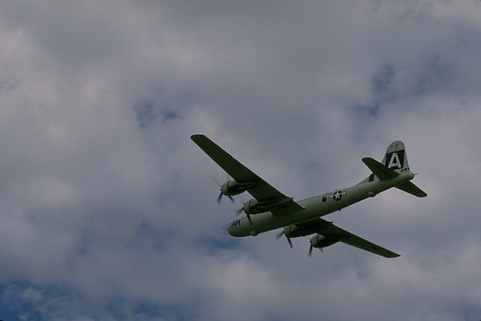
#> input picture data/BSDS300/BSDS300-images/images/test/3096.jpg, 481 x 321 px, found by its file name
$ python watershed.py
#> lines starting #> are read from the running program, lines starting #| are printed output that depends on the picture
import numpy as np
import cv2
import heapq
from pathlib import Path
import matplotlib.pyplot as plt
from typing import Optional, Union


class WatershedSegmentation:
    """Implementation of watershed segmentation algorithm."""

    def __init__(self, output_path: str = "results", min_region_size: int = 100):
        """
        Initialize watershed segmentation.

        Args:
            output_path: Directory for saving results
            min_region_size: Minimum region size to keep
        """
        self.output_path = Path(output_path)
        self.min_region_size = min_region_size
        self._create_output_dirs()

    def _create_output_dirs(self) -> None:
        """Create output directories."""
        dirs = [
            self.output_path / "advanced_segments" / "watershed" / "segments",
            self.output_path / "advanced_segments" / "watershed" / "visualizations",
        ]
        for dir_path in dirs:
            dir_path.mkdir(parents=True, exist_ok=True)
#> further down, image is the input picture: shape (321, 481, 3); mean B, G, R 129.2, 118.4, 113.8

    def _compute_gradient_magnitude(self, gray: np.ndarray) -> np.ndarray:
        """
        Compute gradient magnitude using Sobel operators.

        Args:
            gray: Grayscale input image

        Returns:
            Gradient magnitude image
        """
        h, w = gray.shape
#> h = 321; w = 481

        # Sobel kernels
        sx = np.array([[-1, 0, 1], [-2, 0, 2], [-1, 0, 1]], dtype=np.float32)
        sy = np.array([[1, 2, 1], [0, 0, 0], [-1, -2, -1]], dtype=np.float32)

        # Initialize gradient images
        gx = np.zeros_like(gray, dtype=np.float32)
        gy = np.zeros_like(gray, dtype=np.float32)

        # Compute gradients
        for y in range(1, h - 1):
            for x in range(1, w - 1):
                region = gray[y - 1 : y + 2, x - 1 : x + 2]
                gx[y, x] = np.sum(region * sx)
                gy[y, x] = np.sum(region * sy)
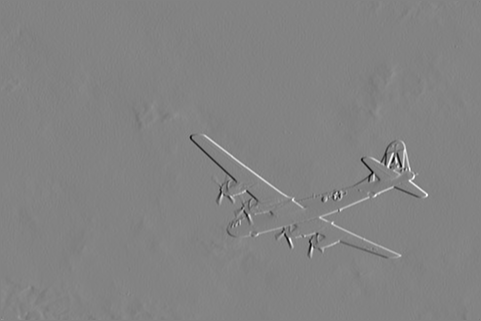
#> gx: shape (321, 481) float32; min -488, max 461, mean 0.1; drawn with min black and max white

        return np.sqrt(gx**2 + gy**2)
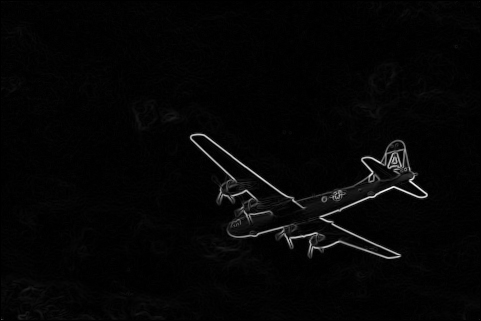
#> returned value: shape (321, 481) float32; min 0, max 647.2, mean 14.6; drawn with min black and max white
#> in segment, `mn, mx = gradient.min(), gradient.max()`: mn = 0; mx = 647.2

    def _generate_markers(
        self, gray: np.ndarray, edge_map: Optional[np.ndarray] = None
    ) -> np.ndarray:
        """
        Generate markers for watershed segmentation.

        Args:
            gray: Grayscale input image
            edge_map: Optional edge detection result to guide marker placement

        Returns:
            Marker image
        """
        h, w = gray.shape
#> h = 321; w = 481
        markers = np.zeros((h, w), dtype=np.int32)

        # If edge map is provided, use it to avoid placing markers near edges
        if edge_map is not None:
            edge_threshold = np.mean(edge_map) * 0.5
            valid_positions = edge_map < edge_threshold
        else:
            valid_positions = np.ones_like(gray, dtype=bool)

        # Place markers in grid pattern where valid
        step = 30  # Grid spacing
        label = 1
        for y in range(step // 2, h, step):
            for x in range(step // 2, w, step):
                if valid_positions[y, x]:
                    markers[y, x] = label
                    label += 1
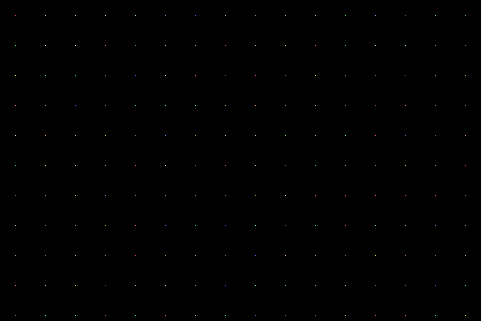
#> markers: shape (321, 481) int32; 177 distinct labels, from 0 to 176; one colour per label, 0 black
#> after the loop, label = 177

        return markers

    def segment(
        self,
        image: np.ndarray,
        edge_map: Optional[np.ndarray] = None,
        image_id: Optional[str] = None,
    ) -> np.ndarray:
        """
        Perform watershed segmentation.

        Args:
            image: Input image
            edge_map: Optional edge detection result to guide segmentation
            image_id: Optional image ID for saving results

        Returns:
            Segmented image
        """
        # Convert to grayscale if needed
        if len(image.shape) == 3:
            gray = cv2.cvtColor(image, cv2.COLOR_BGR2GRAY)
        else:
            gray = image.copy()

        # Compute gradient magnitude
        gradient = self._compute_gradient_magnitude(gray)

        # Normalize gradient
        mn, mx = gradient.min(), gradient.max()
        if mx - mn < 1e-5:
            gradient[:] = 0
        else:
            gradient = (gradient - mn) / (mx - mn)

        # Generate initial markers
        markers = self._generate_markers(gray, edge_map)
        h, w = gray.shape
#> h = 321; w = 481
        labels = markers.astype(np.int32).copy()

        # Priority queue for watershed
        pq = []
        dirs = [(-1, 0), (1, 0), (0, -1), (0, 1), (-1, -1), (-1, 1), (1, -1), (1, 1)]

        # Initialize queue with marker positions
        for y in range(h):
            for x in range(w):
                if labels[y, x] > 0:
                    heapq.heappush(pq, (gradient[y, x], y, x))

        # Watershed flooding
        while pq:
            val, cy, cx = heapq.heappop(pq)

            # Check neighbors
            for dy, dx in dirs:
                ny, nx = cy + dy, cx + dx
                if 0 <= ny < h and 0 <= nx < w:
                    if labels[ny, nx] == 0:
                        labels[ny, nx] = labels[cy, cx]
                        heapq.heappush(pq, (gradient[ny, nx], ny, nx))
                    elif labels[ny, nx] != labels[cy, cx] and labels[ny, nx] != -1:
                        labels[ny, nx] = -1  # Watershed line
#> this loop made 154401 passes
#> (val, cy, cx) on passes 1 to 3: (0, 285, 285), (0.00219, 15, 255), (0, 16, 256)
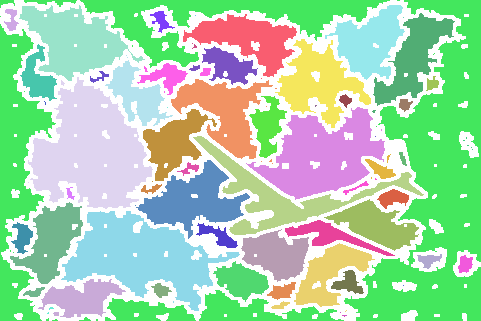
#> labels: shape (321, 481) int32; 57 distinct labels, from -1 to 172; one colour per label, 0 black, -1 white

        # Create visualization
        segmented = np.zeros_like(image, dtype=np.uint8)
        unique_labels = np.unique(labels)
#> unique_labels = 57 values from -1 to 172

        # Assign random colors to regions
        np.random.seed(42)  # For reproducibility
        for label in unique_labels:
            if label == -1:  # Watershed line
                segmented[labels == label] = [0, 0, 255]  # Red
            elif label == 0:  # Unlabeled
                segmented[labels == label] = [0, 0, 0]  # Black
            else:
                # Random color for region
                color = np.random.randint(0, 256, size=3, dtype=np.uint8)
                segmented[labels == label] = color
#> this loop made 57 passes
#> (label, color) on passes 3 to 14: (4, [179, 61, 234]), (6, [92, 3, 98]), (7, [14, 149, 245]), (11, [106, 244, 99]), (14, [71, 212, 153]), (23, [188, 174, 65]), (26, [20, 44, 203]), (28, [102, 214, 240]), (30, [121, 24, 34]), (34, [210, 65, 239]), (36, [214, 244, 151]), (37, [74, 145, 222])
#> color on pass 2: [102, 220, 225]
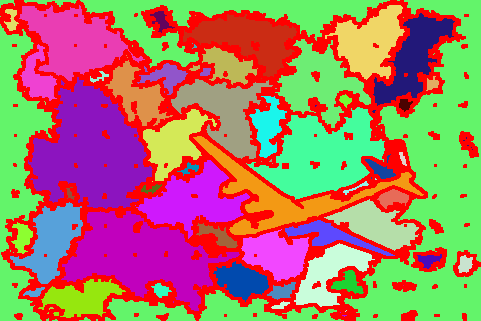
#> segmented: shape (321, 481, 3); mean of channels 0, 1, 2 103.4, 120.6, 168.2; drawn as B, G, R

        # Filter small regions
        for label in unique_labels:
            if label > 0:  # Skip watershed lines and background
                region_size = np.sum(labels == label)
                if region_size < self.min_region_size:
                    labels[labels == label] = 0
                    segmented[labels == label] = [0, 0, 0]
#> this loop made 57 passes
#> (label, region_size) on passes 3 to 14: (4, 4609), (6, 214), (7, 1), (11, 37696), (14, 1), (23, 12), (26, 3178), (28, 3074), (30, 3053), (34, 962), (36, 80), (37, 1808)
#> region_size on pass 2: 175
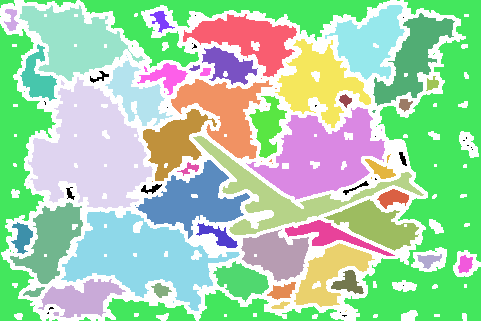
#> labels: shape (321, 481) int32; 42 distinct labels, from -1 to 156; one colour per label, 0 black, -1 white

        # Save results if image_id is provided
        if image_id is not None:
            # Save segmentation
            seg_path = self.output_path / "advanced_segments" / "watershed" / "segments"
            cv2.imwrite(str(seg_path / f"{image_id}_watershed.png"), segmented)

            # Create and save visualization
            plt.figure(figsize=(15, 5))

            plt.subplot(131)
            plt.imshow(cv2.cvtColor(image, cv2.COLOR_BGR2RGB))
            plt.title("Original Image")
            plt.axis("off")

            if edge_map is not None:
                plt.subplot(132)
                plt.imshow(edge_map, cmap="gray")
                plt.title("Edge Map")
                plt.axis("off")

                plt.subplot(133)
                plt.imshow(cv2.cvtColor(segmented, cv2.COLOR_BGR2RGB))
                plt.title("Watershed Segmentation")
                plt.axis("off")
            else:
                plt.subplot(132)
                plt.imshow(cv2.cvtColor(segmented, cv2.COLOR_BGR2RGB))
                plt.title("Watershed Segmentation")
                plt.axis("off")

            vis_path = (
                self.output_path / "advanced_segments" / "watershed" / "visualizations"
            )
            plt.savefig(str(vis_path / f"{image_id}_visualization.png"))
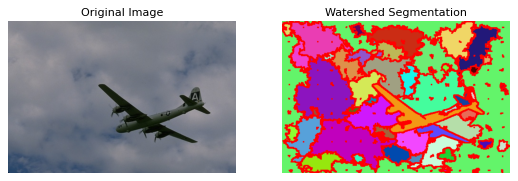
#> figure drawn by matplotlib, 2 panels
            plt.close()

        return segmented, labels  # Return both colored result and labels


if __name__ == "__main__":
    # Example usage
    import sys

    # Initialize segmenter
    segmenter = WatershedSegmentation()

    # Load and process test image
    image_path = "data/BSDS300/BSDS300-images/images/test/3096.jpg"
    image = cv2.imread(image_path)

    if image is not None:
        segmented, labels = segmenter.segment(image, image_id="3096")
        print(f"Found {len(np.unique(labels))} regions")
#| Found 42 regions
    else:
        print(f"Could not load image: {image_path}")

$ run again, with data/BSDS300/BSDS300-images/images/test/103070.jpg copied over data/BSDS300/BSDS300-images/images/test/3096.jpg
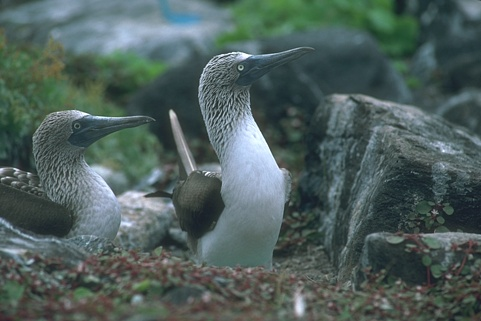
#> input picture data/BSDS300/BSDS300-images/images/test/103070.jpg, 481 x 321 px, found by its file name
#> image is the input picture: shape (321, 481, 3); mean B, G, R 92.7, 95.6, 78.9
#> mn = 0; mx = 824
#> the loop in segment, `while pq:` made 154401 passes
#> (val, cy, cx) on passes 1 to 3: (0.00172, 225, 285), (0.00243, 45, 375), (0.00485, 225, 195)
#> unique_labels = 69 values from -1 to 172
#> the loop in segment, `for label in unique_labels:` made 69 passes
#> (label, color) on passes 3 to 10: (5, [179, 61, 234]), (11, [92, 3, 98]), (12, [14, 149, 245]), (13, [106, 244, 99]), (24, [71, 212, 153]), (29, [188, 174, 65]), (30, [20, 44, 203]), (33, [102, 214, 240])
#> the loop in segment, `for label in unique_labels:` made 69 passes
#> (label, region_size) on passes 3 to 10: (5, 514), (11, 2162), (12, 228), (13, 206), (24, 1922), (29, 146), (30, 959), (33, 91)
#> after the loop in segment, `for label in unique_labels:`:
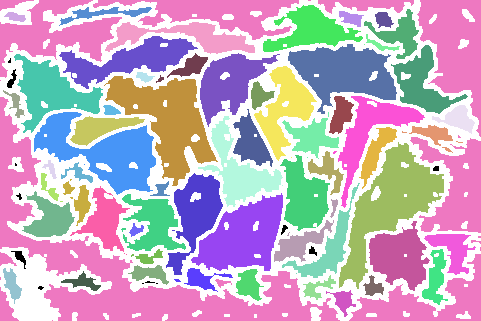
#> labels: shape (321, 481) int32; 61 distinct labels, from -1 to 172; one colour per label, 0 black, -1 white
#> in segment, `plt.savefig(str(vis_path / f"{image_id}_visualization.png"))`:
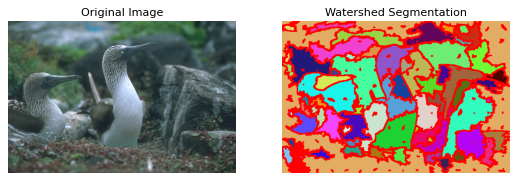
#> figure drawn by matplotlib, 2 panels
#| Found 61 regions

$ run again, with data/BSDS300/BSDS300-images/images/test/105025.jpg copied over data/BSDS300/BSDS300-images/images/test/3096.jpg
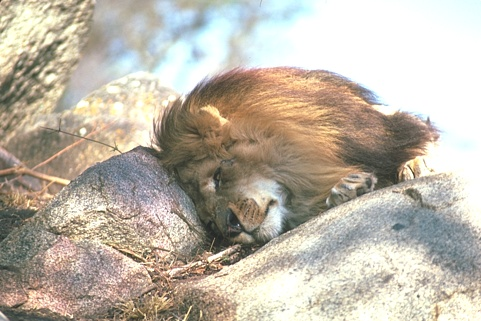
#> input picture data/BSDS300/BSDS300-images/images/test/105025.jpg, 481 x 321 px, found by its file name
#> image is the input picture: shape (321, 481, 3); mean B, G, R 168.1, 181.7, 189.9
#> mn = 0; mx = 808.3
#> the loop in segment, `while pq:` made 154401 passes
#> (cy, cx) on passes 1 to 3: (15, 345), (14, 344), (13, 343)
#> unique_labels = 65 values from -1 to 176
#> the loop in segment, `for label in unique_labels:` made 65 passes
#> (label, color) on passes 2 to 9: (8, [102, 220, 225]), (10, [179, 61, 234]), (12, [92, 3, 98]), (15, [14, 149, 245]), (19, [106, 244, 99]), (21, [71, 212, 153]), (22, [188, 174, 65]), (25, [20, 44, 203])
#> the loop in segment, `for label in unique_labels:` made 65 passes
#> (label, region_size) on passes 2 to 9: (8, 237), (10, 72), (12, 25025), (15, 267), (19, 221), (21, 592), (22, 22), (25, 7)
#> after the loop in segment, `for label in unique_labels:`:
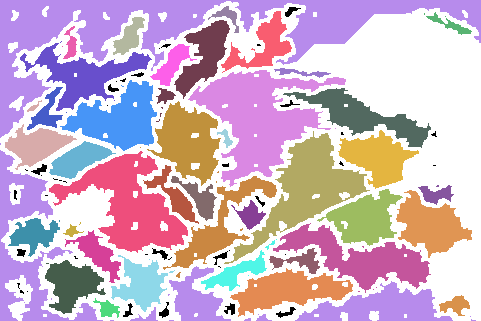
#> labels: shape (321, 481) int32; 41 distinct labels, from -1 to 176; one colour per label, 0 black, -1 white
#> in segment, `plt.savefig(str(vis_path / f"{image_id}_visualization.png"))`:
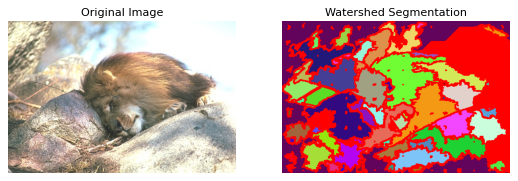
#> figure drawn by matplotlib, 2 panels
#| Found 41 regions

$ run again, with data/BSDS300/BSDS300-images/images/test/106024.jpg copied over data/BSDS300/BSDS300-images/images/test/3096.jpg
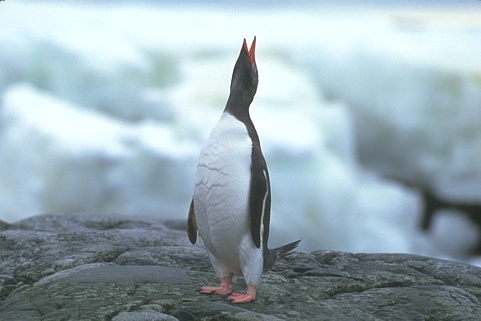
#> input picture data/BSDS300/BSDS300-images/images/test/106024.jpg, 481 x 321 px, found by its file name
#> image is the input picture: shape (321, 481, 3); mean B, G, R 181.8, 173.7, 155.2
#> mn = 0; mx = 838.2
#> the loop in segment, `while pq:` made 154401 passes
#> (val, cy, cx) on passes 1 to 3: (0.00169, 135, 285), (0.00169, 134, 286), (0, 133, 285)
#> unique_labels = 71 values from -1 to 176
#> the loop in segment, `for label in unique_labels:` made 71 passes
#> (label, color) on passes 3 to 10: (4, [179, 61, 234]), (12, [92, 3, 98]), (14, [14, 149, 245]), (17, [106, 244, 99]), (19, [71, 212, 153]), (20, [188, 174, 65]), (27, [20, 44, 203]), (32, [102, 214, 240])
#> the loop in segment, `for label in unique_labels:` made 71 passes
#> (label, region_size) on passes 3 to 10: (4, 18), (12, 1), (14, 66), (17, 27), (19, 1), (20, 13119), (27, 316), (32, 1275)
#> in segment, `plt.savefig(str(vis_path / f"{image_id}_visualization.png"))`:
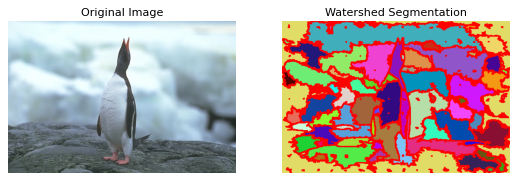
#> figure drawn by matplotlib, 2 panels
#| Found 54 regions
